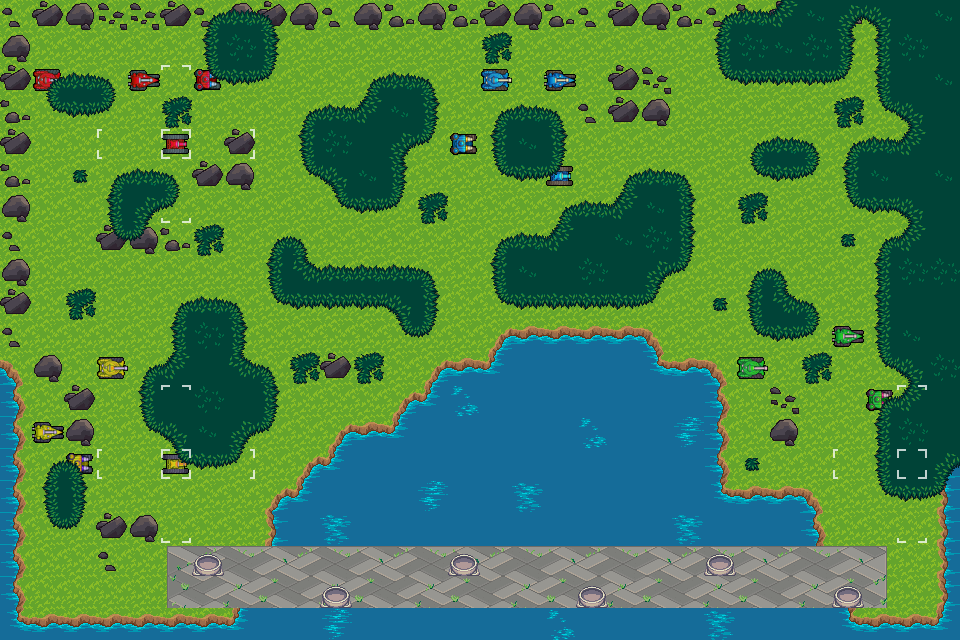

This is a level from a 2D game, rendered from its Tiled map with the project's own tilesets. A one-line summary and the map file follow, with tile-layer data summarised:
An orthogonal 30x20 tile map with 32x32 px tiles, 7 tile layers (grass, water, bridge, rocks, ...).

<map version="1.0" orientation="orthogonal" renderorder="right-down" width="30" height="20" tilewidth="32" tileheight="32" nextobjectid="1">
    <properties>
        <property name="name" value="Test" />
        <property name="id" value="1" />
        <property name="version" value="1.0" />
        <property name="players" value="4" />
    </properties>
    <tileset firstgid="1" name="palette" tilewidth="32" tileheight="32" tilecount="567" columns="21">
        <image source="../palette.png" width="672" height="864" />
    </tileset>
    <layer name="grass" width="30" height="20">
        <properties>
            <property name="cleardrive" value="true" />
            <property name="clearshot" value="true" />
        </properties>
        <data>[600 cells, 600 non-empty, 1 distinct tile ids]</data>
    </layer>
    <layer name="water" width="30" height="20">
        <properties>
            <property name="cleardrive" value="false" />
            <property name="clearshot" value="true" />
        </properties>
        <data>[600 cells, 176 non-empty, 11 distinct tile ids]</data>
    </layer>
    <layer name="bridge" width="30" height="20">
        <properties>
            <property name="cleardrive" value="true" />
            <property name="clearshot" value="true" />
        </properties>
        <data>[600 cells, 46 non-empty, 10 distinct tile ids]</data>
    </layer>
    <layer name="rocks" width="30" height="20">
        <properties>
            <property name="cleardrive" value="false" />
            <property name="clearshot" value="false" />
        </properties>
        <data>[600 cells, 76 non-empty, 6 distinct tile ids]</data>
    </layer>
    <layer name="tanks" width="30" height="20">
        <data>[600 cells, 16 non-empty, 16 distinct tile ids]</data>
    </layer>
    <layer name="foliage" width="30" height="20">
        <properties>
            <property name="cleardrive" value="true" />
            <property name="clearshot" value="false" />
        </properties>
        <data>[600 cells, 220 non-empty, 17 distinct tile ids]</data>
    </layer>
    <layer name="hud" width="30" height="20">
        <data>[600 cells, 14 non-empty, 5 distinct tile ids]</data>
    </layer>
</map>
